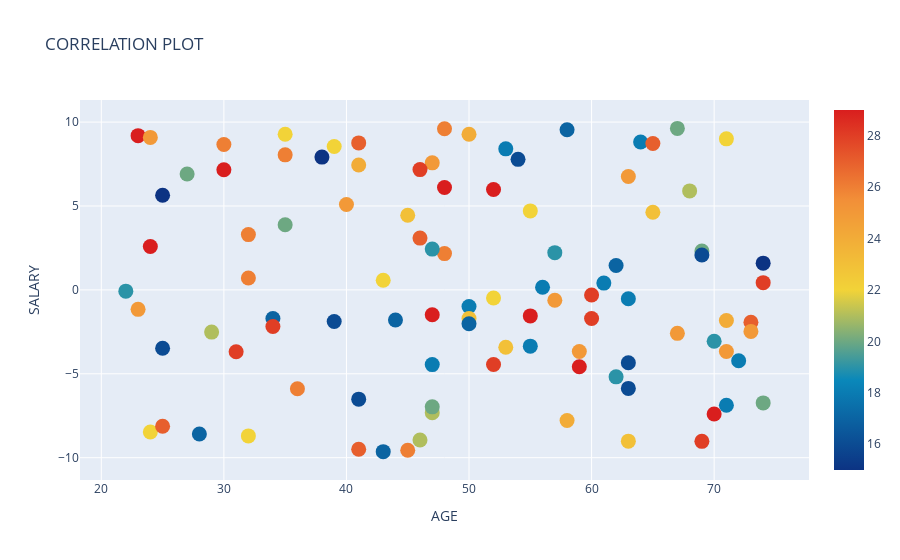

Here is the notebook cell this chart was saved with:
### Markdown cell above
#### ADDING 3rd VARIABLE TO 2D PLOT

### Code cell
# AGE 
## SALARY
### DEBT
trace0 = go.Scatter(x= female_age,
                    y = female_salary,
                    mode = "markers",
                    marker = dict(size = 15,
                                  color = female_debt,
                                  colorscale = "Portland",
                                  showscale = True)    )
data = [ trace0 ]

layout = {"title":" CORRELATION PLOT",
          "xaxis": {"title": "AGE",
                    "zeroline":False},
          "yaxis": {"title": "SALARY",
                    "zeroline": False}   }
          
iplot({"data":data,
       "layout":layout})

### Figure 1 — Plotly figure (JSON) as saved in the notebook; plotly's stock layout.template omitted (floating-point values rounded to 4 significant figures)
{"data": [{"marker": {"color": [25, 22, 22, 21, 18, 16, 27, 29, 17, 17, 20, 26, 29, 17, 25, 26, 29, 28, 16, 24, 24, 25, 22, 15, 18, 28, 28, 20, 27, 23, 15, 18, 21, 16, 19, 29, 28, 23, 16, 26, 21, 26, 28, 28, 18, 25, 18, 22, 23, 23, 24, 16, 29, 27, 20, 25, 22, 25, 15, 20, 26, 29, 29, 19, 28, 26, 18, 20, 22, 18, 22, 25, 18, 27, 26, 22, 19, 18, 17, 29, 16, 17, 27, 27, 24, 23, 25, 19, 20, 19, 16, 17, 25, 25, 26, 18, 17, 28, 21, 29], "colorscale": [[0, "rgb(12,51,131)"], [0.25, "rgb(10,136,186)"], [0.5, "rgb(242,211,56)"], [0.75, "rgb(242,143,56)"], [1, "rgb(217,30,30)"]], "showscale": true, "size": 15}, "mode": "markers", "type": "scatter", "x": [67, 24, 39, 46, 63, 25, 41, 52, 43, 34, 67, 32, 23, 28, 47, 32, 59, 60, 41, 71, 41, 24, 55, 38, 50, 31, 46, 27, 41, 53, 25, 71, 29, 39, 62, 47, 74, 45, 63, 48, 47, 45, 60, 69, 64, 59, 53, 52, 65, 50, 58, 63, 70, 25, 35, 57, 35, 63, 74, 69, 48, 55, 48, 22, 52, 30, 55, 74, 43, 56, 71, 23, 72, 73, 36, 32, 70, 47, 62, 30, 69, 50, 46, 65, 50, 63, 40, 47, 47, 57, 54, 44, 71, 73, 35, 61, 58, 34, 68, 24], "y": [-2.591, -8.464, 8.546, -8.946, -0.5294, -3.475, 8.759, 5.986, -9.637, -1.703, 9.625, 3.296, 9.191, -8.583, 7.572, 0.7056, -4.582, -1.7, -6.512, -1.822, 7.445, 9.088, 4.708, 7.914, -0.9904, -3.683, 7.168, 6.904, -9.493, -3.414, 5.636, -6.875, -2.515, -1.882, -5.182, -1.482, 0.431, 4.447, -5.871, 2.163, -7.317, -9.557, -0.3062, -9.024, 8.813, -3.669, 8.405, -0.4864, 4.623, -1.704, -7.779, -4.344, -7.393, -8.127, 3.885, -0.6199, 9.272, 6.757, 1.593, 2.32, 9.601, -1.551, 6.102, -0.07396, -4.449, 8.663, -3.352, -6.734, 0.5723, 0.1556, 9.002, -1.158, -4.225, -1.927, -5.89, -8.699, -3.062, -4.451, 1.451, 7.159, 2.079, -2.013, 3.087, 8.726, 9.273, -9.012, 5.089, 2.432, -6.968, 2.22, 7.778, -1.794, -3.675, -2.472, 8.046, 0.4046, 9.543, -2.178, 5.899, 2.589]}], "layout": {"title": {"text": " CORRELATION PLOT"}, "xaxis": {"title": {"text": "AGE"}, "zeroline": false}, "yaxis": {"title": {"text": "SALARY"}, "zeroline": false}}}
